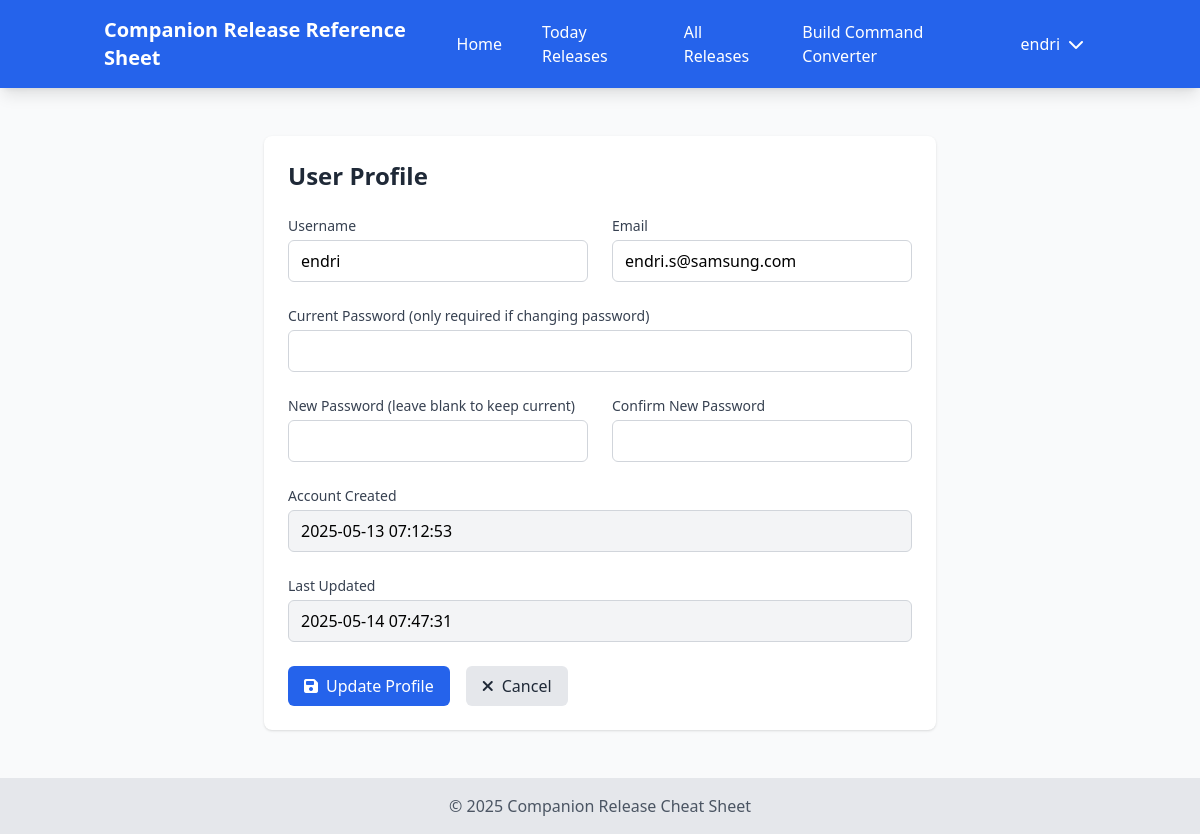
The app's page /profile.php (signed in) with its own data.
### tables this page shows
CREATE TABLE `users` (
  `id` int(11) NOT NULL,
  `username` varchar(50) NOT NULL,
  `email` varchar(100) NOT NULL,
  `password` varchar(255) NOT NULL,
  `created_at` timestamp NOT NULL DEFAULT current_timestamp(),
  `updated_at` timestamp NOT NULL DEFAULT current_timestamp() ON UPDATE current_timestamp()
);

### includes/functions.php (called while the page is built, shortened)
<?php
require_once __DIR__ . '/../config/database.php';
function isLoggedIn() {
    return isset($_SESSION['user_id']);
}
function getCurrentUser() {
    if (isLoggedIn()) {
        global $pdo;
        $stmt = $pdo->prepare("SELECT * FROM users WHERE id = ?");
        $stmt->execute([$_SESSION['user_id']]);
        return $stmt->fetch(PDO::FETCH_ASSOC);
    }
    return null;
}
?>

### profile.php (the view, shortened to what this page needs)
<?php
require_once __DIR__ . '/includes/functions.php';
require_once __DIR__ . '/includes/header.php';
$user = getCurrentUser();
?>
<div class="container mx-auto px-4 py-6">
    <div class="max-w-2xl mx-auto bg-white shadow rounded-lg p-6">
        <h1 class="text-2xl font-bold text-gray-800 mb-6">User Profile</h1>
        <form method="POST">
            <div class="grid grid-cols-1 md:grid-cols-2 gap-6 mb-6">
                <div>
                    <label for="username" class="block text-sm font-medium text-gray-700 mb-1">Username</label>
                    <input type="text" class="w-full px-3 py-2 border border-gray-300 rounded-md focus:outline-none focus:ring-2 focus:ring-blue-500"
                           id="username" name="username" value="<?php echo htmlspecialchars($user['username']); ?>" required>
                </div>
                <div>
                    <label for="email" class="block text-sm font-medium text-gray-700 mb-1">Email</label>
                    <input type="email" class="w-full px-3 py-2 border border-gray-300 rounded-md focus:outline-none focus:ring-2 focus:ring-blue-500"
                           id="email" name="email" value="<?php echo htmlspecialchars($user['email']); ?>" required>
                </div>
            </div>
            <div class="mb-6">
                <label for="current_password" class="block text-sm font-medium text-gray-700 mb-1">Current Password (only required if changing password)</label>
                <input type="password" class="w-full px-3 py-2 border border-gray-300 rounded-md focus:outline-none focus:ring-2 focus:ring-blue-500"
                       id="current_password" name="current_password">
            </div>
            <div class="grid grid-cols-1 md:grid-cols-2 gap-6 mb-6">
                <div>
                    <label for="new_password" class="block text-sm font-medium text-gray-700 mb-1">New Password (leave blank to keep current)</label>
                    <input type="password" class="w-full px-3 py-2 border border-gray-300 rounded-md focus:outline-none focus:ring-2 focus:ring-blue-500"
                           id="new_password" name="new_password">
                </div>
                <div>
                    <label for="confirm_password" class="block text-sm font-medium text-gray-700 mb-1">Confirm New Password</label>
                    <input type="password" class="w-full px-3 py-2 border border-gray-300 rounded-md focus:outline-none focus:ring-2 focus:ring-blue-500"
                           id="confirm_password" name="confirm_password">
                </div>
            </div>
            <div class="mb-6">
                <label class="block text-sm font-medium text-gray-700 mb-1">Account Created</label>
                <input type="text" class="w-full px-3 py-2 border border-gray-300 rounded-md bg-gray-100"
                       value="<?php echo date('Y-m-d H:i:s', strtotime($user['created_at'])); ?>" readonly>
            </div>
            <div class="mb-6">
                <label class="block text-sm font-medium text-gray-700 mb-1">Last Updated</label>
                <input type="text" class="w-full px-3 py-2 border border-gray-300 rounded-md bg-gray-100"
                       value="<?php echo date('Y-m-d H:i:s', strtotime($user['updated_at'])); ?>" readonly>
            </div>
            <div class="flex space-x-4">
                <button type="submit" class="bg-blue-600 text-white px-4 py-2 rounded-md hover:bg-blue-700">
                    <i class="fas fa-save mr-2"></i>Update Profile
                </button>
                <a href="index.php" class="bg-gray-200 text-gray-800 px-4 py-2 rounded-md hover:bg-gray-300">
                    <i class="fas fa-times mr-2"></i>Cancel
                </a>
            </div>
        </form>
    </div>
</div>
<?php require_once __DIR__ . '/includes/footer.php'; ?>

### includes/header.php (style rules this page uses)
html, body { height: 100%; }
body { display: flex; flex-direction: column; }

### records on screen
users: username "endri", email "endri.s@samsung.com", created_at "2025-05-13 07:12:53", updated_at "2025-05-14 07:47:31"

### other values on screen
$_SESSION['username'] "endri"
